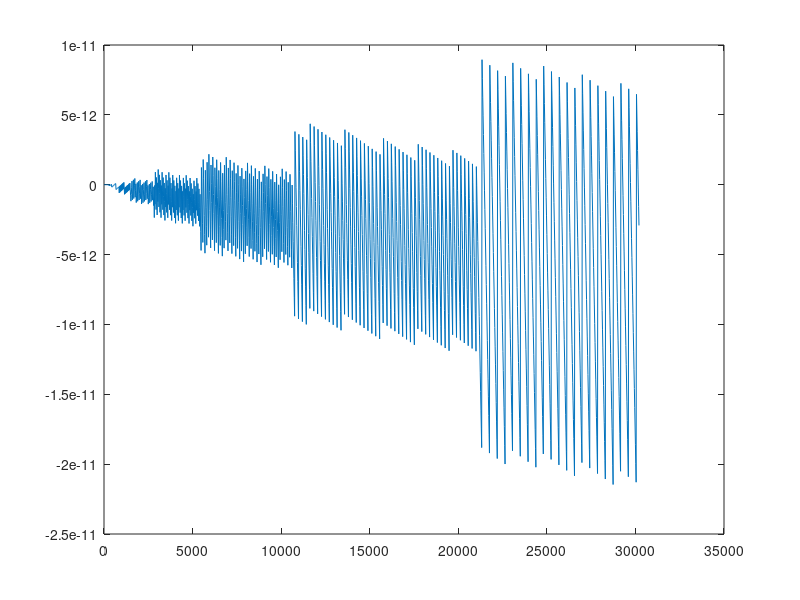

The MATLAB source for this figure:
t = (0:20:30000); %a
y = sin (2*pi*t);
plot (t,y);      %b
a = zeros(1,10);
y2 = [a y];      %c
t2 = (0:20:30200);
plot (t2,y2)
